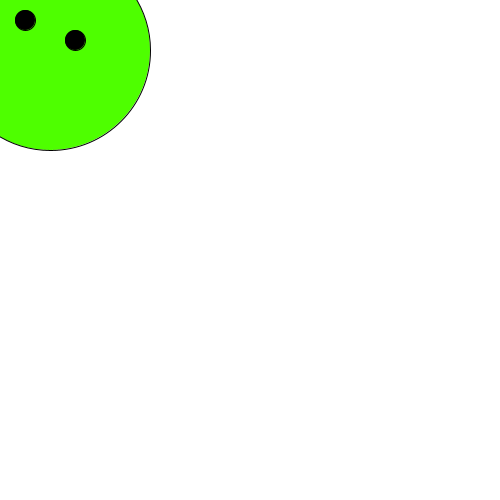
Frame 1 (no input)
Frame 60 (the mouse pressed at the canvas centre just before this capture): identical to frame 1, image omitted
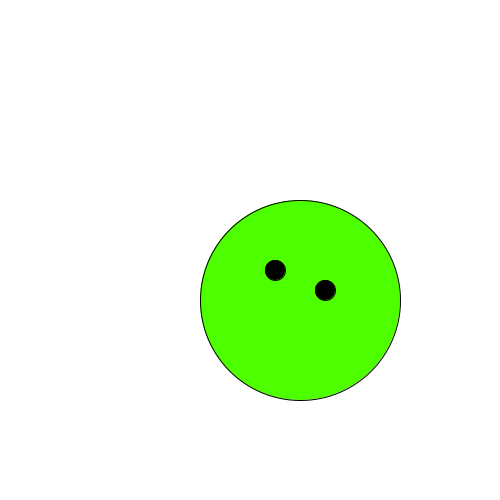
Frame 120 (the mouse held since frame 60 and released just before this capture)

The Processing sketch that drew these frames (run headless with seeded random() and noise(); from frame 60 on, the mouse is pressed at the canvas centre):

// Processing sketch: processing_106362
// ── processing_106362.pde

int counter;
 
void setup() {  //setup function called initially, only once
  size(500, 500);
  background(255);  //set background white
}
 
void draw() {  //draw function loops 
 
    background(255);
 
    fill(78,340,0);
 
    ellipse(mouseX+50,mouseY+50,200,200);
 
    // eyes
    fill(0,0,0);
    ellipse(mouseX+75,mouseY+40,20,20);
    ellipse(mouseX+25,mouseY+20,20,20);
 
 
}
